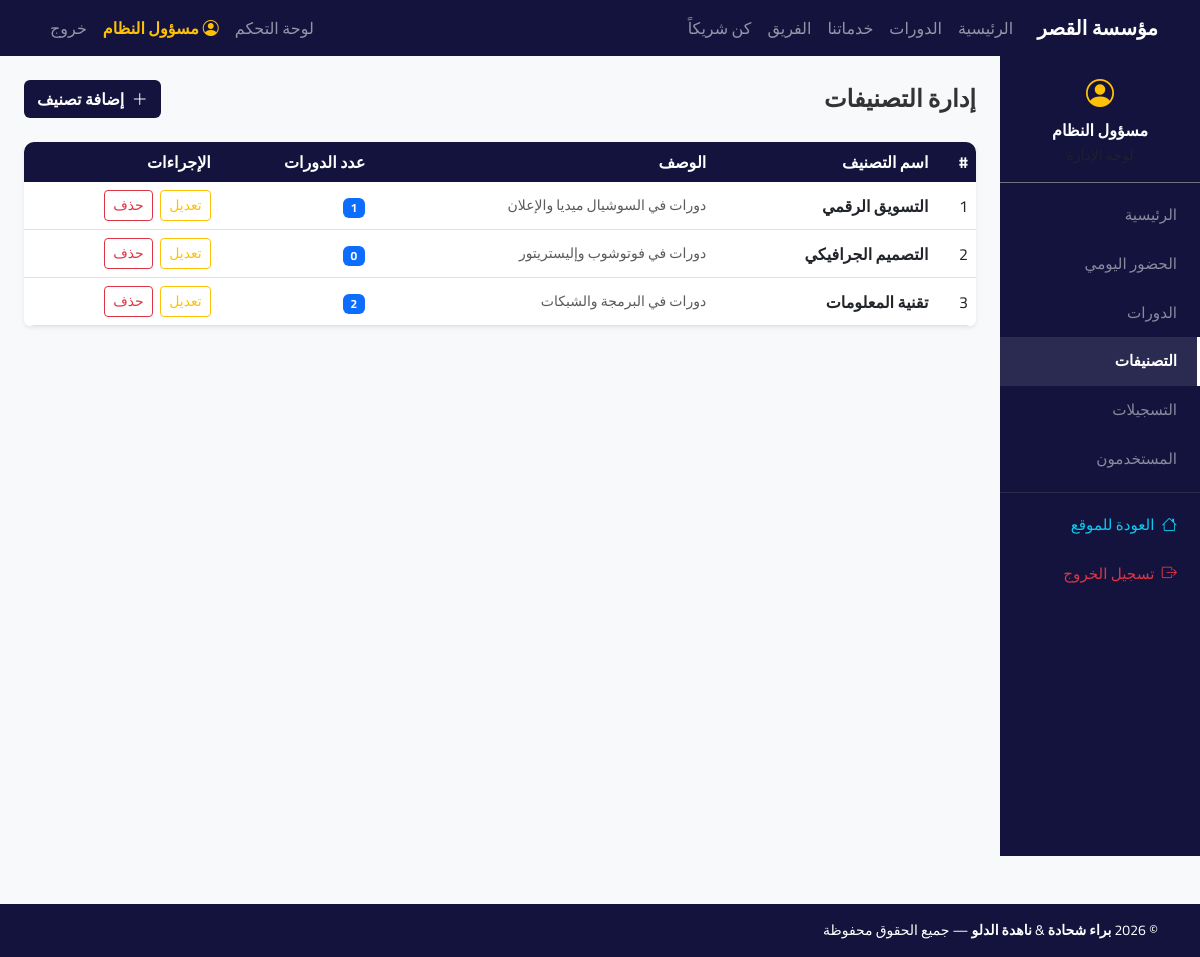
Screenshot of /admin/categories.php (signed in) with the database file from the repository.
### tables this page shows
CREATE TABLE categories (
    id          INT AUTO_INCREMENT PRIMARY KEY,
    name        VARCHAR(100)        NOT NULL,
    description TEXT,
    created_at  TIMESTAMP           DEFAULT CURRENT_TIMESTAMP
);

### admin/categories.php (the view, shortened to what this page needs)
<?php
require_once '../includes/functions.php';
$categories = mysqli_query($conn, "
    SELECT cat.*, COUNT(c.id) AS courses_count
    FROM categories cat
    LEFT JOIN courses c ON cat.id = c.category_id
    GROUP BY cat.id
    ORDER BY cat.name ASC
");
?>
<?php include '../includes/header.php'; ?>
<div class="container-fluid">
    <div class="row">
        <?php $active_page = 'categories'; include '../includes/admin_sidebar.php'; ?>
        <div class="col-md-10 p-4">
            <div class="d-flex justify-content-between align-items-center mb-4">
                <h4 class="fw-bold mb-0">إدارة التصنيفات</h4>
                <button class="btn text-white fw-bold" data-bs-toggle="modal" data-bs-target="#addModal" style="background-color: #13133d;">
                    <i class="bi bi-plus-lg me-1"></i> إضافة تصنيف
                </button>
            </div>
            <div class="card border-0 shadow-sm">
                <div class="card-body p-0">
                    <div class="table-responsive">
                        <table class="table table-hover align-middle mb-0">
                            <thead>
                                <tr>
                                    <th>#</th>
                                    <th>اسم التصنيف</th>
                                    <th>الوصف</th>
                                    <th>عدد الدورات</th>
                                    <th>الإجراءات</th>
                                </tr>
                            </thead>
                            <tbody>
                                <?php if ($categories && mysqli_num_rows($categories) > 0): ?>
                                    <?php $i = 1; while ($cat = mysqli_fetch_assoc($categories)): ?>
                                        <tr>
                                            <td><?php echo $i++; ?></td>
                                            <td class="fw-semibold"><?php echo htmlspecialchars($cat['name'], ENT_QUOTES, 'UTF-8'); ?></td>
                                            <td class="text-muted small"><?php echo htmlspecialchars($cat['description'] ?? '-', ENT_QUOTES, 'UTF-8'); ?></td>
                                            <td>
                                                <span class="badge bg-primary px-2 py-1"><?php echo (int)$cat['courses_count']; ?></span>
                                            </td>
                                            <td>
                                                <button class="btn btn-sm btn-outline-warning me-1"
                                                        data-bs-toggle="modal"
                                                        data-bs-target="#editModal"
                                                        data-id="<?php echo $cat['id']; ?>"
                                                        data-name="<?php echo htmlspecialchars($cat['name'], ENT_QUOTES, 'UTF-8'); ?>"
                                                        data-desc="<?php echo htmlspecialchars($cat['description'] ?? '', ENT_QUOTES, 'UTF-8'); ?>">
                                                    تعديل
                                                </button>
                                                <a href="javascript:void(0);"
                                                   onclick="confirmDelete(<?php echo $cat['id']; ?>, <?php echo (int)$cat['courses_count']; ?>)"
                                                   class="btn btn-sm btn-outline-danger">
                                                    حذف
                                                </a>
                                            </td>
                                        </tr>
                                    <?php endwhile; ?>
                                <?php else: ?>
                                    <tr><td colspan="5" class="text-center text-muted py-4">لا توجد تصنيفات مسجلة حالياً</td></tr>
                                <?php endif; ?>
                            </tbody>
                        </table>
                    </div>
                </div>
            </div>
        </div>
    </div>
</div>
<?php include '../includes/footer.php'; ?>

### assets/css/style.css (style rules this page uses)
* { font-family: 'Cairo', sans-serif; }
body { background:#f8f9fa; color:#333; }
.table thead th { background-color: #13133d !important; color: white !important; font-weight: 700; white-space: nowrap; border: none; }
.table-responsive { border-radius: 10px; overflow: hidden; }

### rows the page displays
categories: name "التسويق الرقمي", description "دورات في السوشيال ميديا والإعلان", courses_count "1"
categories: name "التصميم الجرافيكي", description "دورات في فوتوشوب وإليستريتور", courses_count "0"
categories: name "تقنية المعلومات", description "دورات في البرمجة والشبكات", courses_count "2"

### other values shown
$_SESSION['full_name'] "مسؤول النظام"
$user_display_name "مسؤول النظام"
$item[1] "الرئيسية"
$item[1] "الحضور اليومي"
$item[1] "الدورات"
$item[1] "التصنيفات"
$item[1] "التسجيلات"
$item[1] "المستخدمون"
